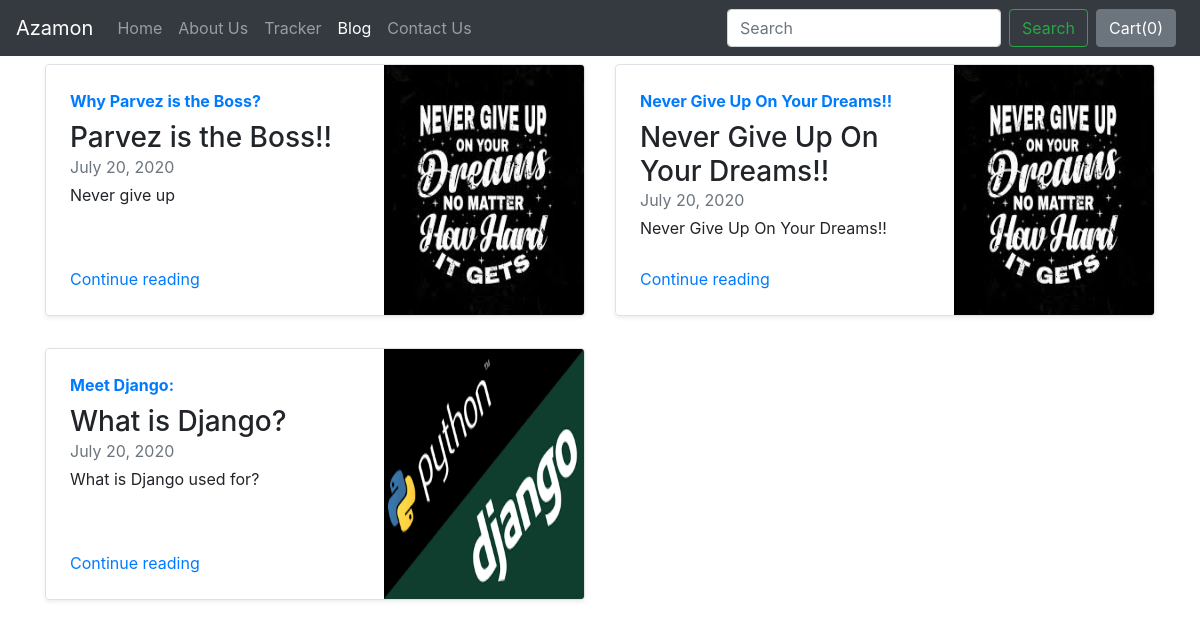
Screenshot of /blog/ with the database file from the repository.
### blog/models.py (models this page shows)
class Blogpost(models.Model):
    post_id = models.AutoField(primary_key=True)
    title = models.CharField(max_length=50)
    head0 = models.CharField(max_length=500, default="")
    chead0 = models.CharField(max_length=5000, default="")
    head1 = models.CharField(max_length=500, default="")
    chead1 = models.CharField(max_length=5000, default="")
    head2 = models.CharField(max_length=500, default="")
    chead2 = models.CharField(max_length=5000, default="")
    pub_date = models.DateField()
    thumbnail = models.ImageField(upload_to='shop/images', default="")
    def __str__(self):
        return self.title

### blog/views.py (the view)
# urls.py: path('',views.index)
def index(request):
    myposts = Blogpost.objects.all()
    print(myposts)
    return render(request, 'blog/index.html',{'myposts':myposts})

### blog/templates/blog/index.html
{% extends 'blog/basic.html' %}
{% block body %}
<div class="container">
  <div class="row my-2">
    {% for item in myposts %}
        <div class="col-md-6">
            <div
                class="row no-gutters border rounded overflow-hidden flex-md-row mb-4 shadow-sm h-md-250 position-relative">
                <div class="col p-4 d-flex flex-column position-static">
                    <strong class="d-inline-block mb-2 text-primary">{{item.head0}}</strong>
                    <h3 class="mb-0">{{item.title}}</h3>
                    <div class="mb-1 text-muted">{{item.pub_date}}</div>
                    <p class="card-text mb-auto">{{item.head1}}</p>
                    <a href="blogpost/{{item.post_id}}" class="stretched-link">Continue reading</a>
                </div>
                <div class="col-auto d-none d-lg-block">
                    <img src="/media/{{item.thumbnail}}" class="bd-placeholder-img" width="200" height="250" xmlns="http://www.w3.org/2000/svg"
                        preserveAspectRatio="xMidYMid slice" focusable="false" role="img"
                        aria-label="Placeholder: Thumbnail">
                </div>
            </div>
        </div>
        {% if forloop.counter|divisibleby:2 %}
    </div><div class="row my-2">
    {% endif %}
    {% endfor %}
</div>
{% endblock %}

### blog/templates/blog/basic.html (shortened to what this page needs)
<!doctype html>
<html lang="en">
  <head>
    <link rel="stylesheet" href="https://stackpath.bootstrapcdn.com/bootstrap/4.2.1/css/bootstrap.min.css">
  </head>
  <body>
    <nav class="navbar navbar-expand-lg navbar-dark bg-dark">
  <a class="navbar-brand" href="/shop">Azamon</a>
  <div class="collapse navbar-collapse" id="navbarSupportedContent">
    <ul class="navbar-nav mr-auto">
      <li class="nav-item">
        <a class="nav-link" href="/shop">Home <span class="sr-only">(current)</span></a>
      </li>
      <li class="nav-item">
        <a class="nav-link" href="/shop/about">About Us</a>
      </li>
      <li class="nav-item">
        <a class="nav-link" href="/shop/tracker">Tracker</a>
      </li>
      <li class="nav-item active">
        <a class="nav-link" href="/blog">Blog</a>
      </li>
       <li class="nav-item">
        <a class="nav-link" href="/shop/contact">Contact Us</a>
      </li>
    </ul>
    <form class="form-inline my-2 my-lg-0">
      <input class="form-control mr-sm-2" type="search" placeholder="Search" aria-label="Search">
      <button class="btn btn-outline-success my-2 my-sm-0" type="submit">Search</button>
    </form>
    <button type="button" class="btn btn-secondary mx-2" id="popcart" data-container="body" data-toggle="popover" data-placement="bottom" data-html="true" data-content="Vivamus
sagittis lacus vel augue laoreet rutrum faucibus.">
  Cart(<span id="cart">0</span>)
</button>
  </div>
</nav>
  {% block body %} {% endblock %}
  </body>
</html>

### rows the page displays
Blogpost: head0 "Why Parvez is the Boss?", title "Parvez is the Boss!!", pub_date "July 20, 2020", head1 "Never give up", thumbnail (picture)
Blogpost: head0 "Never Give Up On Your Dreams!!", title "Never Give Up On Your Dreams!!", pub_date "July 20, 2020", head1 "Never Give Up On Your Dreams!!", thumbnail (picture)
Blogpost: head0 "Meet Django:", title "What is Django?", pub_date "July 20, 2020", head1 "What is Django used for?", thumbnail (picture)
